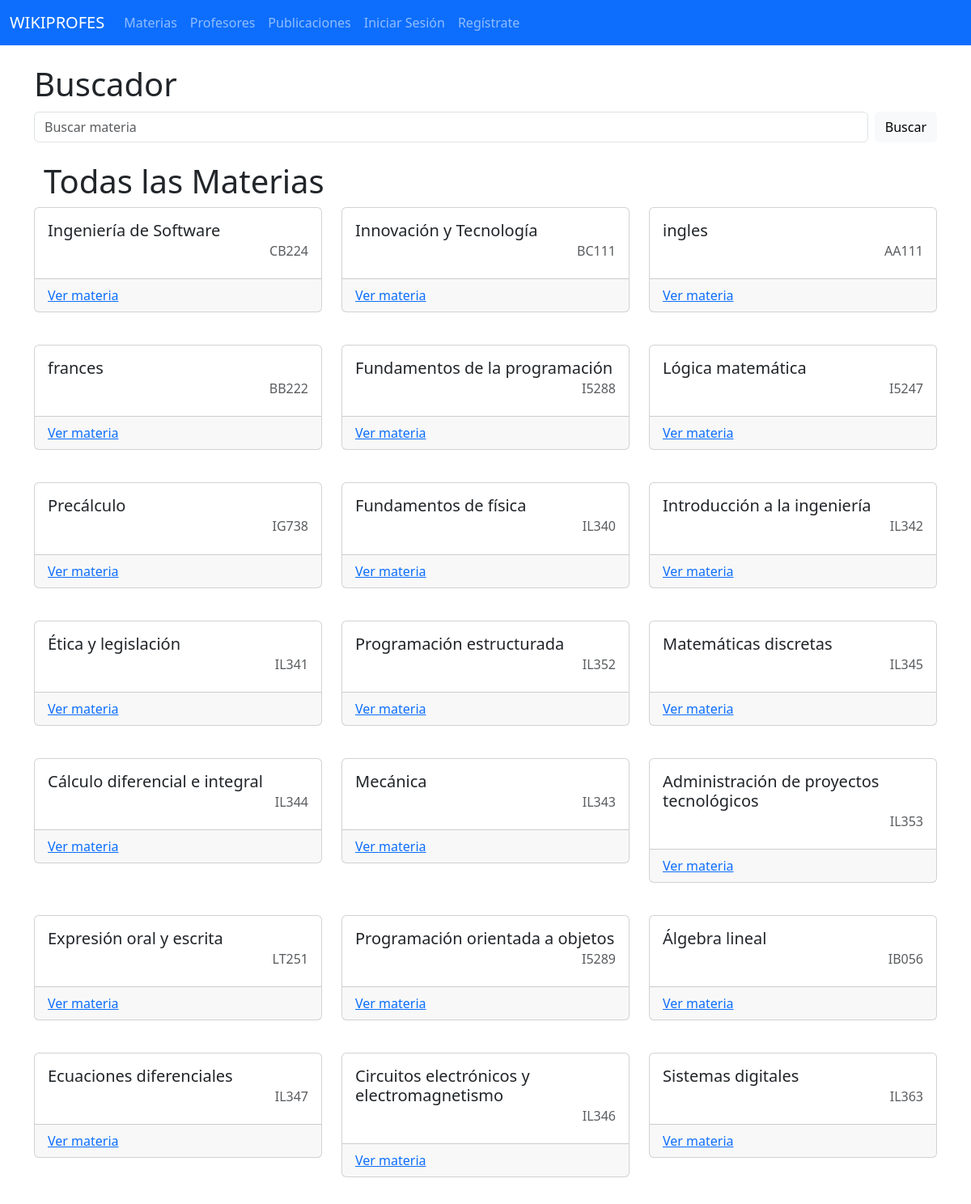
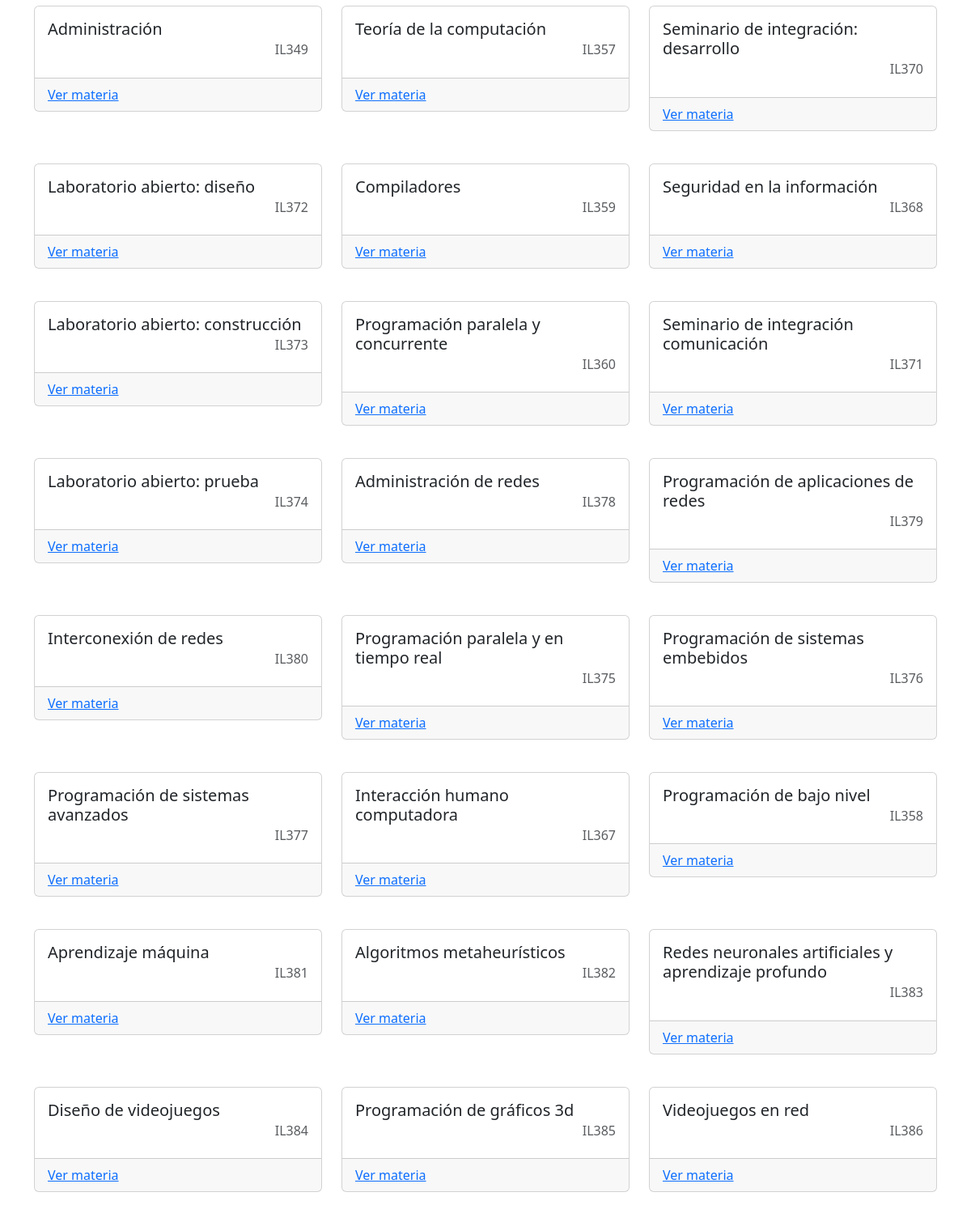
The page /materias on the database its author committed (2 pictures, top to bottom).
### materia/models.py (models this page shows, shortened)
class Materia(models.Model):
    clave = models.CharField(max_length=10)
    nombre = models.CharField(max_length=80)
    departamento = models.CharField(max_length=50)
    profesores = models.ManyToManyField(Profesor, through='publicacion.Publicacion')
    usuarios = models.ManyToManyField(User, through='publicacion.Publicacion')

### materia/views.py (the view)
# urls.py: path("materias", views.MateriaView.as_view(), name="materias"),
class MateriaView(generic.ListView):
    template_name = "materias/materias.html"
    def get_queryset(self):
        return Materia.objects.all()

### templates/materias/materias.html (shortened to what this page needs)
{% extends "base.html" %}
{% block content %}
    <div class="container mt-4">
        <h1>Buscador</h1>
        <form class="d-flex" style="margin-top: 10px;" role="search" method="get" action="{% url 'publicacion:busqueda_materia' materia_nombre='materia_nombre' %}">
            <input class="form-control me-2" type="search" name="materia_nombre" placeholder="Buscar materia" aria-label="Search">
            <button class="btn btn-light" type="submit">Buscar</button>
        </form>
        <div class="container mt-4">
            <h1>Todas las Materias</h1>
        </div>
        <div class="row row-cols-1 row-cols-md-3 g-4">
            {% for materia in materia_list %}
                <section>
                    <div class="col">
                        <div class="card mb-3">
                            <div class="card-body">
                                <h5 class="card-title">{{materia.nombre}}</h5>
                                <h6 class="card-subtitle mb-2 text-body-secondary text-end">{{materia.clave}}</h6>
                            </div>
                            <div class="card-footer text-body-secondary">
                                <a href="{% url 'publicacion:materia' materia.id%}">Ver materia</a>
                            </div>
                        </div>
                    </div>
                </section>
            {% endfor %}
        </div>
    </div>
{% endblock content %}

### rows shown on the page
Materia: nombre "Ingeniería de Software", clave "CB224"
Materia: nombre "Innovación y Tecnología", clave "BC111"
Materia: nombre "ingles", clave "AA111"
Materia: nombre "frances", clave "BB222"
Materia: nombre "Fundamentos de la programación", clave "I5288"
Materia: nombre "Lógica matemática", clave "I5247"
Materia: nombre "Precálculo", clave "IG738"
Materia: nombre "Fundamentos de física", clave "IL340"
Materia: nombre "Introducción a la ingeniería", clave "IL342"
Materia: nombre "Ética y legislación", clave "IL341"
Materia: nombre "Programación estructurada", clave "IL352"
Materia: nombre "Matemáticas discretas", clave "IL345"
Materia: nombre "Cálculo diferencial e integral", clave "IL344"
Materia: nombre "Mecánica", clave "IL343"
Materia: nombre "Administración de proyectos tecnológicos", clave "IL353"
Materia: nombre "Expresión oral y escrita", clave "LT251"
Materia: nombre "Programación orientada a objetos", clave "I5289"
Materia: nombre "Álgebra lineal", clave "IB056"
Materia: nombre "Ecuaciones diferenciales", clave "IL347"
Materia: nombre "Circuitos electrónicos y electromagnetismo", clave "IL346"
Materia: nombre "Sistemas digitales", clave "IL363"
Materia: nombre "Administración", clave "IL349"
Materia: nombre "Teoría de la computación", clave "IL357"
Materia: nombre "Seminario de integración: desarrollo", clave "IL370"
Materia: nombre "Laboratorio abierto: diseño", clave "IL372"
Materia: nombre "Compiladores", clave "IL359"
Materia: nombre "Seguridad en la información", clave "IL368"
Materia: nombre "Laboratorio abierto: construcción", clave "IL373"
Materia: nombre "Programación paralela y concurrente", clave "IL360"
Materia: nombre "Seminario de integración comunicación", clave "IL371"
Materia: nombre "Laboratorio abierto: prueba", clave "IL374"
Materia: nombre "Administración de redes", clave "IL378"
Materia: nombre "Programación de aplicaciones de redes", clave "IL379"
Materia: nombre "Interconexión de redes", clave "IL380"
Materia: nombre "Programación paralela y en tiempo real", clave "IL375"
Materia: nombre "Programación de sistemas embebidos", clave "IL376"
Materia: nombre "Programación de sistemas avanzados", clave "IL377"
Materia: nombre "Interacción humano computadora", clave "IL367"
Materia: nombre "Programación de bajo nivel", clave "IL358"
Materia: nombre "Aprendizaje máquina", clave "IL381"
Materia: nombre "Algoritmos metaheurísticos", clave "IL382"
Materia: nombre "Redes neuronales artificiales y aprendizaje profundo", clave "IL383"
Materia: nombre "Diseño de videojuegos", clave "IL384"
Materia: nombre "Programación de gráficos 3d", clave "IL385"
Materia: nombre "Videojuegos en red", clave "IL386"
